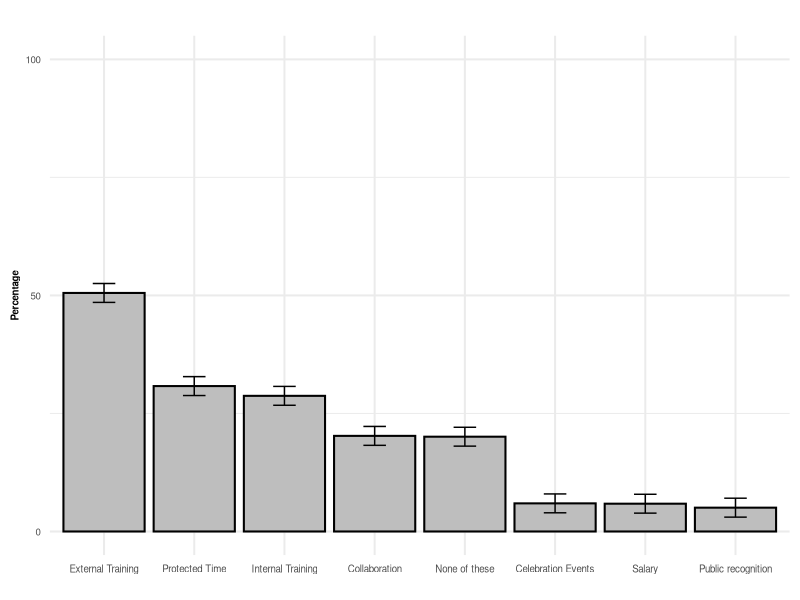
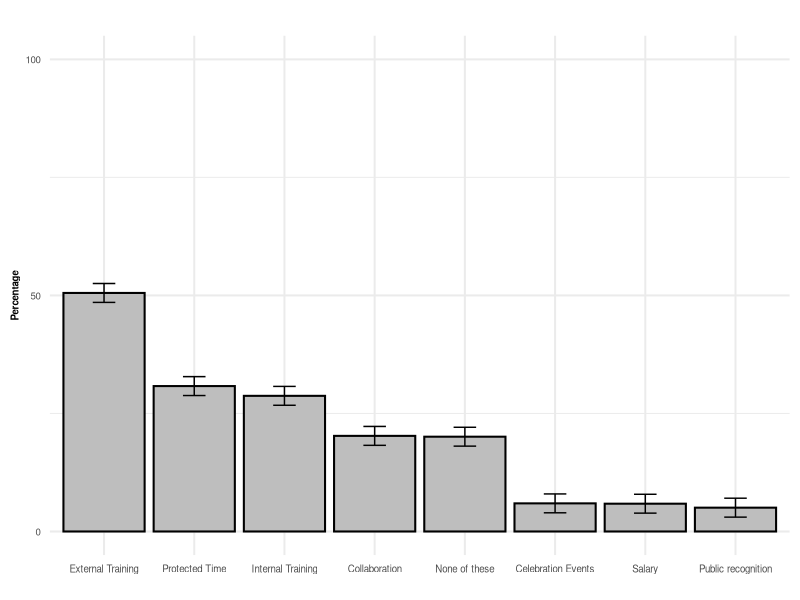

Reproduce these figures in R, in order.
# Script that creates bar plot of overall percentages for Quant teacher tapp question

################################################################################
library(ggplot2)

# Function for overall bar plot
overall_barplot <- function(data, x_label_list){
  
  fontsize = 7
  
  ggplot(data, aes(x = reorder(Option,-Percentage), y = Percentage)) +
    geom_bar(position = "dodge", stat = "identity", color = "black", size = 0.7, fill = "grey") +
    geom_errorbar(aes(ymin = ifelse(CI_Lower < 0, 0, CI_Lower),
                      ymax = ifelse(CI_Upper > 100, 100, CI_Upper)), width = 0.25, 
                  position = position_dodge(0.9), color = "black") +
    theme_minimal(base_size = 15) +
    theme(
      plot.title = element_text(size = 10,hjust = 0.5, face = "bold"),
      axis.title.x = element_text(size = fontsize,face = "bold"),
      axis.title.y = element_text(size = fontsize,face = "bold"),
      axis.text.x = element_text(size = fontsize),
      axis.text.y = element_text(size = fontsize)
    ) +
    labs(
      title = "",
      x = "",
      y = "Percentage"
    )+
    scale_y_continuous(breaks = c(0, 50, 100), limits = c(0, 100))+
    scale_x_discrete(labels = x_label_list)
  
}

################################################################################
data <- read.csv("data/deriv/overall_percentages_teacherTapp_closedquestion_forBarPlot_simp.csv")

################################################################################
# Create X labels that will fit for question options
x_labels <-  c("Additional protected non-contact time (in addition to the statutory requirement for ITE mentors)" = 'Protected Time',
               "Salary contribution" = 'Salary',
               "Opportunities for collaboration with other mentors in the same Trust/region"  = 'Collaboration',
               "Internal training" = 'Internal Training',
               "External training" = 'External Training',
               "Events to celebrate success" = 'Celebration Events',
               "Public recognition of mentoring role, e.g. on school website" = 'Public recognition',
               "None of these"  = 'None of these',
               "Not relevant / cannot answer" = "Not Relevent")

# Call function to create bar plot
overall_bar <- overall_barplot(data, x_labels)
overall_bar

# Save to results folder
ggsave("results/closedResponse_overall_bar.png",
       plot = overall_bar, width = 30, height = 10,
       units = "cm", dpi = 600)
